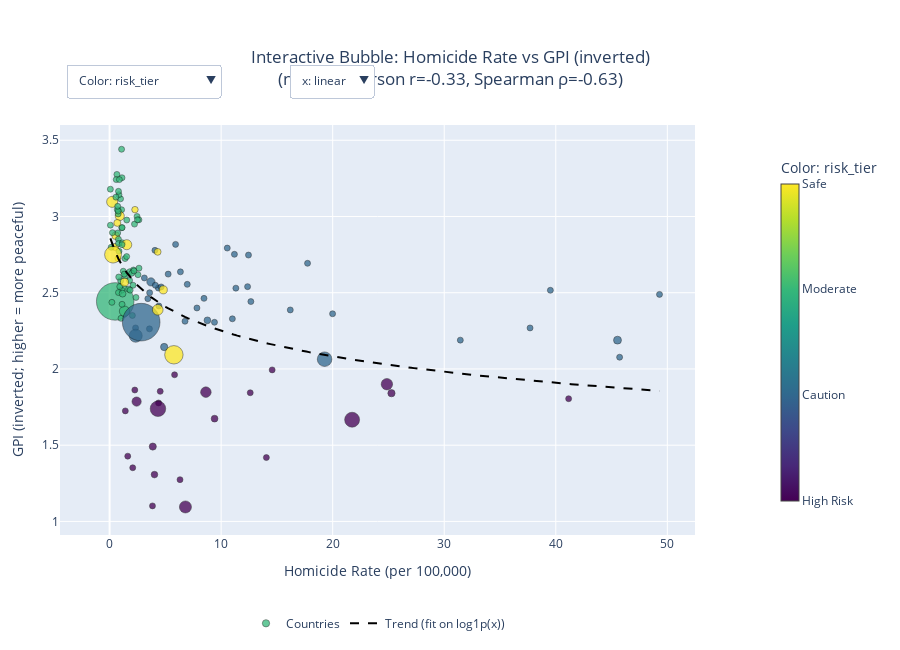

Notebook source saved alongside this figure:
### Markdown cell above
### 4.7 Interactive Visualizations (Plotly)

The following interactive charts let you explore TSI and its components side-by-side.

### Code cell
import numpy as np
import pandas as pd
import plotly.graph_objects as go

# Interactive bubble chart: Homicide vs GPI (lower raw GPI score = more peaceful)

_df = df_final.copy()

# Prepare numeric fields
_df['advisory_level_num'] = pd.to_numeric(_df.get('advisory_level'), errors='coerce')

risk_rank = {'Safe': 4, 'Moderate': 3, 'Caution': 2, 'High Risk': 1}
_df['risk_tier_rank'] = _df.get('risk_tier').map(risk_rank)

pop = pd.to_numeric(_df.get('population'), errors='coerce')
if pop.notna().any():
    pop = pop.fillna(pop.median())
else:
    pop = pd.Series([1] * len(_df), index=_df.index)

_df['bubble_size'] = np.clip(np.sqrt(pop) / 1000, 6, 40)

# Keep rows with x/y available
_df_sc = _df[_df['homicide_rate'].notna() & _df['gpi_score'].notna()].copy()

# Use an inverted GPI for plotting (more intuitive): higher = more peaceful
_gpi_raw = pd.to_numeric(_df_sc.get('gpi_score'), errors='coerce')
if _gpi_raw.notna().any():
    gpi_min = float(_gpi_raw.min())
    gpi_max = float(_gpi_raw.max())
    _df_sc['gpi_peacefulness'] = (gpi_max + gpi_min) - _gpi_raw
else:
    _df_sc['gpi_peacefulness'] = np.nan

# Quantify relationship on the plotted y
n = int(len(_df_sc))
pearson_r = float(_df_sc['homicide_rate'].corr(_df_sc['gpi_peacefulness'], method='pearson')) if n > 1 else np.nan
spearman_r = float(_df_sc['homicide_rate'].corr(_df_sc['gpi_peacefulness'], method='spearman')) if n > 1 else np.nan
print(f"Homicide vs GPI (inverted): n={n}, Pearson r={pearson_r:.3f}, Spearman ρ={spearman_r:.3f}")

# Hover customdata (robust to missing values)
_tsi = pd.to_numeric(_df_sc.get('TSI'), errors='coerce')
_hom = pd.to_numeric(_df_sc.get('homicide_rate'), errors='coerce')
_gpi_raw = pd.to_numeric(_df_sc.get('gpi_score'), errors='coerce')
_gpi_inv = pd.to_numeric(_df_sc.get('gpi_peacefulness'), errors='coerce')

hom_disp = _hom.apply(lambda v: 'N/A' if pd.isna(v) else f"{v:.2f}")
gpi_inv_disp = _gpi_inv.apply(lambda v: 'N/A' if pd.isna(v) else f"{v:.3f}")
gpi_raw_disp = _gpi_raw.apply(lambda v: 'N/A' if pd.isna(v) else f"{v:.3f}")

hover_df = pd.DataFrame(
    {
        'name': _df_sc['name'].astype(str),
        'TSI': _tsi,
        'homicide_rate_disp': hom_disp,
        'gpi_inverted_disp': gpi_inv_disp,
        'gpi_raw_disp': gpi_raw_disp,
        'advisory_level': _df_sc.get('advisory_level').astype(str),
        'risk_tier': _df_sc.get('risk_tier').astype(str),
    }
)
customdata = hover_df.to_numpy(dtype=object)

# Trend line (linear fit on log1p(x) to reduce skew impact)
x = pd.to_numeric(_df_sc['homicide_rate'], errors='coerce')
y = pd.to_numeric(_df_sc['gpi_peacefulness'], errors='coerce')
mask = x.notna() & y.notna() & (x > 0)
trend_x = None
trend_y = None
if int(mask.sum()) >= 3:
    x_fit = np.linspace(float(x[mask].min()), float(x[mask].max()), 200)
    b1, b0 = np.polyfit(np.log1p(x[mask].values), y[mask].values, 1)
    y_fit = b1 * np.log1p(x_fit) + b0
    trend_x, trend_y = x_fit, y_fit

fig = go.Figure()

# Main scatter
fig.add_trace(
    go.Scatter(
        x=_df_sc['homicide_rate'],
        y=_df_sc['gpi_peacefulness'],
        mode='markers',
        name='Countries',
        marker=dict(
            size=_df_sc['bubble_size'],
            sizemode='diameter',
            opacity=0.75,
            line=dict(width=0.5, color='black'),
            color=_df_sc['risk_tier_rank'].fillna(0),
            colorscale='Viridis',
            cmin=1,
            cmax=4,
            showscale=True,
            colorbar=dict(
                title='Color: risk_tier',
                tickmode='array',
                tickvals=[1, 2, 3, 4],
                ticktext=['High Risk', 'Caution', 'Moderate', 'Safe'],
            ),
        ),
        customdata=customdata,
        hovertemplate=(
            "<b>%{customdata[0]}</b><br>"
            "TSI: %{customdata[1]:.1f}<br>"
            "Homicide rate: %{customdata[2]}<br>"
            "GPI (inverted; higher=more peaceful): %{customdata[3]}<br>"
            "GPI (raw): %{customdata[4]}<br>"
            "Advisory level: %{customdata[5]}<br>"
            "Risk tier: %{customdata[6]}"
            "<extra></extra>"
        ),
    )
)

# Trend line trace (toggle via legend)
if trend_x is not None:
    fig.add_trace(
        go.Scatter(
            x=trend_x,
            y=trend_y,
            mode='lines',
            name='Trend (fit on log1p(x))',
            line=dict(color='black', width=2, dash='dash'),
            hoverinfo='skip',
        )
    )

# Color dropdown
color_buttons = [
    dict(
        label='Color: risk_tier',
        method='update',
        args=[
            {
                'marker.color': [_df_sc['risk_tier_rank'].fillna(0)],
                'marker.colorscale': ['Viridis'],
                'marker.cmin': [1],
                'marker.cmax': [4],
                'marker.colorbar.title': ['Color: risk_tier'],
                'marker.colorbar.tickmode': ['array'],
                'marker.colorbar.tickvals': [[1, 2, 3, 4]],
                'marker.colorbar.ticktext': [['High Risk', 'Caution', 'Moderate', 'Safe']],
            },
            {},
        ],
    ),
    dict(
        label='Color: advisory_level',
        method='update',
        args=[
            {
                'marker.color': [_df_sc['advisory_level_num']],
                'marker.colorscale': ['RdYlGn'],
                'marker.reversescale': [True],
                'marker.cmin': [1],
                'marker.cmax': [4],
                'marker.colorbar.title': ['Color: advisory_level'],
                'marker.colorbar.tickmode': ['array'],
                'marker.colorbar.tickvals': [[1, 2, 3, 4]],
                'marker.colorbar.ticktext': [['1', '2', '3', '4']],
            },
            {},
        ],
    ),
]

# Axis scale dropdown
axis_buttons = [
    dict(label='x: linear', method='relayout', args=[{'xaxis.type': 'linear'}]),
    dict(label='x: log', method='relayout', args=[{'xaxis.type': 'log'}]),
]

# Layout fixes: avoid legend/colorbar overlap and title truncation
# (Countries is the first trace added above)
fig.data[0].marker.colorbar.update(
    x=1.12,
    y=0.5,
    len=0.88,
    thickness=18,
)

fig.update_layout(
    title=dict(
        text=(
            f"Interactive Bubble: Homicide Rate vs GPI (inverted)<br>"
            f"(n={n}, Pearson r={pearson_r:.2f}, Spearman ρ={spearman_r:.2f})"
        ),
        x=0.5,
        xanchor='center',
        y=0.98,
        yanchor='top',
        pad=dict(t=8, b=8),
    ),
    xaxis_title='Homicide Rate (per 100,000)',
    yaxis_title='GPI (inverted; higher = more peaceful)',
    legend_title_text='',
    legend=dict(
        orientation='h',
        x=0.5,
        xanchor='center',
        y=-0.18,
        yanchor='top',
    ),
    updatemenus=[
        dict(type='dropdown', x=0.01, y=1.28, xanchor='left', yanchor='top', buttons=color_buttons),
        dict(type='dropdown', x=0.36, y=1.28, xanchor='left', yanchor='top', buttons=axis_buttons),
    ],
    height=650,
    margin=dict(l=60, r=190, t=185, b=105),
)

fig.show()

### Figure 1 — Plotly figure (JSON) as saved in the notebook; plotly's stock layout.template omitted (floating-point values rounded to 4 significant figures; data arrays with more than 128 entries replaced by an {"elided": "..."} marker saying what was removed)
{"data": [{"customdata": {"elided": "137x7 mixed values"}, "hovertemplate": "<b>%{customdata[0]}</b><br>TSI: %{customdata[1]:.1f}<br>Homicide rate: %{customdata[2]}<br>GPI (inverted; higher=more peaceful): %{customdata[3]}<br>GPI (raw): %{customdata[4]}<br>Advisory level: %{customdata[5]}<br>Risk tier: %{customdata[6]}<extra></extra>", "marker": {"cmax": 4, "cmin": 1, "color": {"elided": "137 int values"}, "colorbar": {"len": 0.88, "thickness": 18, "tickmode": "array", "ticktext": ["High Risk", "Caution", "Moderate", "Safe"], "tickvals": [1, 2, 3, 4], "title": {"text": "Color: risk_tier"}, "x": 1.12, "y": 0.5}, "colorscale": [[0, "#440154"], [0.1111, "#482878"], [0.2222, "#3e4989"], [0.3333, "#31688e"], [0.4444, "#26828e"], [0.5556, "#1f9e89"], [0.6667, "#35b779"], [0.7778, "#6ece58"], [0.8889, "#b5de2b"], [1, "#fde725"]], "line": {"color": "black", "width": 0.5}, "opacity": 0.75, "showscale": true, "size": {"elided": "137 float values"}, "sizemode": "diameter"}, "mode": "markers", "name": "Countries", "type": "scatter", "x": {"elided": "137 float values"}, "y": {"elided": "137 float values"}}, {"hoverinfo": "skip", "line": {"color": "black", "dash": "dash", "width": 2}, "mode": "lines", "name": "Trend (fit on log1p(x))", "type": "scatter", "x": {"elided": "200 float values"}, "y": {"elided": "200 float values"}}], "layout": {"height": 650, "legend": {"orientation": "h", "title": {"text": ""}, "x": 0.5, "xanchor": "center", "y": -0.18, "yanchor": "top"}, "margin": {"b": 105, "l": 60, "r": 190, "t": 125}, "title": {"text": "Interactive Bubble: Homicide Rate vs GPI (inverted)<br>(n=137, Pearson r=-0.33, Spearman ρ=-0.63)", "x": 0.5, "xanchor": "center"}, "updatemenus": [{"buttons": [{"args": [{"marker.cmax": [4], "marker.cmin": [1], "marker.color": {"elided": "1x137 int values"}, "marker.colorbar.tickmode": ["array"], "marker.colorbar.ticktext": [["High Risk", "Caution", "Moderate", "Safe"]], "marker.colorbar.tickvals": [[1, 2, 3, 4]], "marker.colorbar.title": ["Color: risk_tier"], "marker.colorscale": ["Viridis"]}, {}], "label": "Color: risk_tier", "method": "update"}, {"args": [{"marker.cmax": [4], "marker.cmin": [1], "marker.color": {"elided": "1x137 int values"}, "marker.colorbar.tickmode": ["array"], "marker.colorbar.ticktext": [["1", "2", "3", "4"]], "marker.colorbar.tickvals": [[1, 2, 3, 4]], "marker.colorbar.title": ["Color: advisory_level"], "marker.colorscale": ["RdYlGn"], "marker.reversescale": [true]}, {}], "label": "Color: advisory_level", "method": "update"}], "type": "dropdown", "x": 0.01, "xanchor": "left", "y": 1.15, "yanchor": "top"}, {"buttons": [{"args": [{"xaxis.type": "linear"}], "label": "x: linear", "method": "relayout"}, {"args": [{"xaxis.type": "log"}], "label": "x: log", "method": "relayout"}], "type": "dropdown", "x": 0.36, "xanchor": "left", "y": 1.15, "yanchor": "top"}], "xaxis": {"title": {"text": "Homicide Rate (per 100,000)"}}, "yaxis": {"title": {"text": "GPI (inverted; higher = more peaceful)"}}}}
